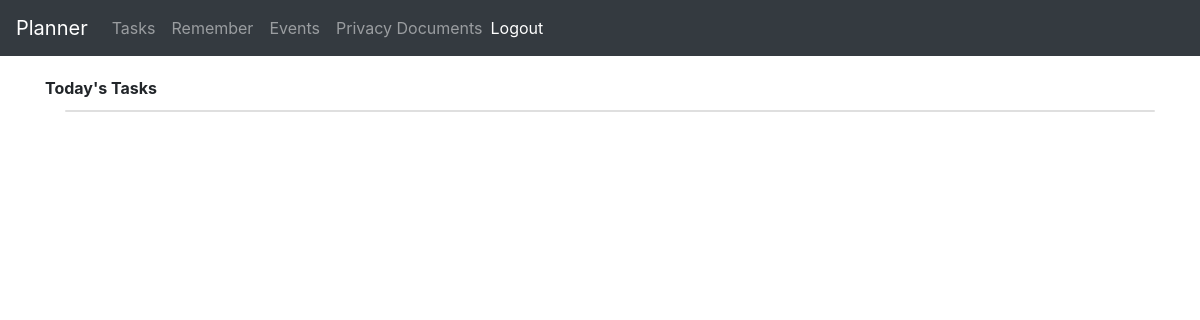
The app's page / (signed in), older data.
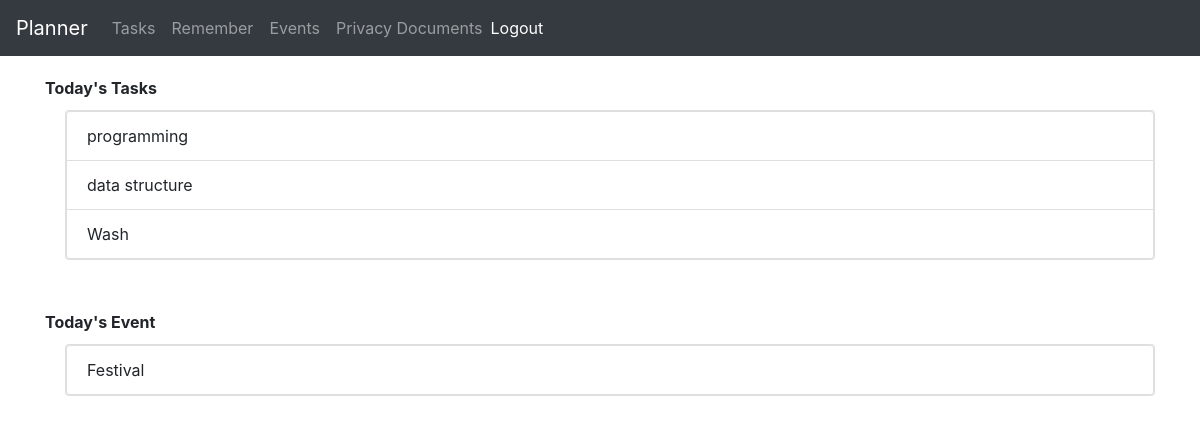
The same page, newer data.
### event_task/models.py (models this page shows, shortened)
class Task(models.Model):
    name=models.CharField(max_length=1000,null=True)

class Event(models.Model):
    event_name=models.CharField(max_length=100)
    date=models.DateField()

### dashboard/views.py (the view)
# urls.py: url(r'^',views.dash,name="dash"),
@login_required
def dash(request):
    today=datetime.today()
    print(today.day)
    tasks=Day_task.objects.filter(day=today.day,month=today.month,year=today.year)
    events=Event.objects.filter(date=today)
    return render(request,'dashboard/index.html',{'month':today.month,'year':today.year,'tasks_today':tasks,'events':events})

### dashboard/templates/dashboard/index.html (shortened to what this page needs)
{% load staticfiles %}
<!DOCTYPE html>
<html>
<head>
    <link rel="stylesheet" href="https://stackpath.bootstrapcdn.com/bootstrap/4.3.1/css/bootstrap.min.css">
  </head>
<body>
<nav class="navbar navbar-expand-md bg-dark navbar-dark">
  <a class="navbar-brand" href="{% url 'dash' %}">Planner</a>
  <div class="collapse navbar-collapse" id="collapsibleNavbar">
    <ul class="navbar-nav">
      <li class="nav-item">
        <a class="nav-link" href="/event_task/task/{{month}}/{{year}}/">Tasks</a>
      </li>
      <li class="nav-item">
        <a class="nav-link" href="{% url 'remember' %}">Remember</a>
      </li>
      <li class="nav-item">
        <a class="nav-link" href="{% url 'event' %}">Events</a>
      </li>
      <li class="nav-item">
        <a class="nav-link" href="{% url 'document' %}">Privacy Documents</a>
      </li>
    </ul>
    <ul class="nav navbar-nav navbar-right">
        {% if user.is_authenticated %}
            <li><a href="{% url 'logout' %}" style="color: white;margin-top: 5px;"><span class="glyphicon glyphicon-log-out"> Logout</span></a></li>
          {% else %}
            <li><a href="{% url 'login' %}" style="color: white;margin-top: 13px;"><span class="glyphicon glyphicon-log-in"></span> Log in</a></li>
          {% endif %}
    </ul>
  </div>
</nav>
{% block main %}
<div class="container" style="margin-top:20px;">
    <div>
      <strong>Today's Tasks</strong>
      <div class="card" style="margin-left:20px;margin-top:10px;">
        <ul class="list-group list-group-flus">
            {% for x in tasks_today%}
            {% for a in x.tasks.all %}
            <li class="list-group-item">{{ a.name }}</li>
            {% endfor %}
        {% endfor %}
        </ul>
      </div>
    </div>
    {% if events.exists %}
    <div style="margin-top:50px;">
        <strong>Today's Event</strong>
        <div class="card" style="margin-left:20px;margin-top:10px;">
          <ul class="list-group list-group-flus">
            {% for x in events %}
            <li class="list-group-item">{{x.event_name}}</li>
            {%  endfor %}
          </ul>
        </div>
      </div>
      {% endif %}
</div>
{% endblock %}
</body>
</html>

Row changes from the older to the newer data that the page shows:
now on this page (row unchanged): Task: name "programming"
now on this page (row unchanged): Task: name "data structure"
added Task: name "Wash"
added Event: event_name "Festival"
Text that changed along with them:
text now shown: "Today's Event"
